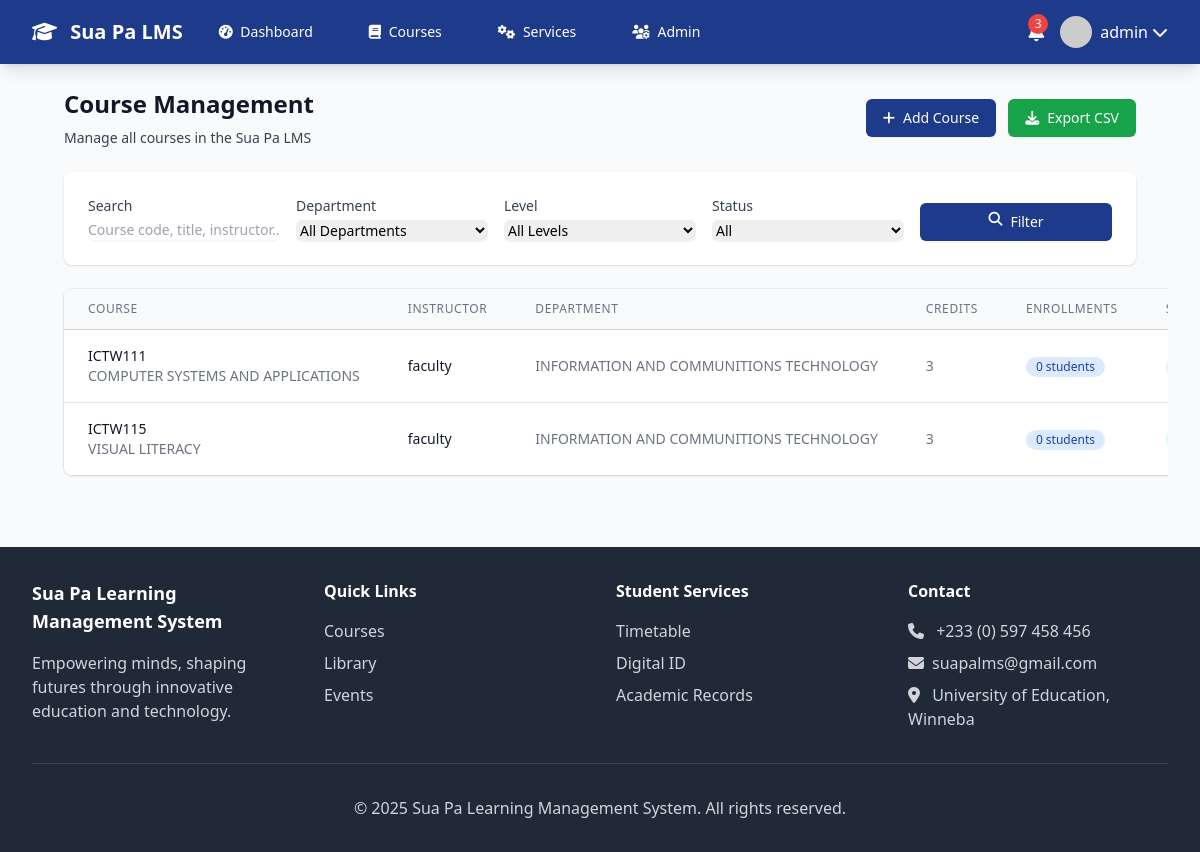
Screenshot of /admin-panel/courses/ (signed in) with the database file from the repository.
### lms/models.py (models this page shows, shortened)
class Course(models.Model):
    COURSE_LEVELS = (
        ('undergraduate', 'Undergraduate'),
        ('postgraduate', 'Postgraduate'),
        ('diploma', 'Diploma'),
        ('certificate', 'Certificate'),
    )
    title = models.CharField(max_length=200)
    code = models.CharField(max_length=20, unique=True)
    description = models.TextField()
    level = models.CharField(max_length=20, choices=COURSE_LEVELS)
    credits = models.IntegerField()
    instructor = models.ForeignKey(
        User, on_delete=models.CASCADE, related_name='taught_courses'
    )
    department = models.ForeignKey(Department, on_delete=models.CASCADE, related_name="courses")
    prerequisites = models.ManyToManyField(
        'self', blank=True, symmetrical=False
    )
    max_students = models.IntegerField(default=50)
    is_active = models.BooleanField(default=True)
    created_at = models.DateTimeField(auto_now_add=True)
    updated_at = models.DateTimeField(auto_now=True)
    class Meta:
        ordering = ['-created_at']

### administration/models.py (models this page shows, shortened)
class Department(models.Model):
    name = models.CharField(max_length=100, unique=True)
    code = models.CharField(max_length=10, unique=True)
    description = models.TextField(blank=True)
    head_of_department = models.ForeignKey(User, on_delete=models.SET_NULL, null=True, blank=True, related_name='headed_departments')
    building = models.CharField(max_length=100)
    phone = models.CharField(max_length=15, blank=True)
    email = models.EmailField(blank=True)
    budget = models.DecimalField(max_digits=12, decimal_places=2, default=0)
    created_at = models.DateTimeField(auto_now_add=True)

### administration/views.py (the view, shortened to what this page needs)
# urls.py: path('courses/', views.CourseManagementView.as_view(), name='course_management'),
class CourseManagementView(LoginRequiredMixin, AdminRequiredMixin, ListView):
    model = Course
    template_name = 'administration/course_management.html'
    context_object_name = 'courses'
    paginate_by = 25
    def get_queryset(self):
        queryset = Course.objects.select_related('instructor', 'department')
        search = self.request.GET.get('search')
        department = self.request.GET.get('department')
        level = self.request.GET.get('level')
        is_active = self.request.GET.get('is_active')
        if department:
            queryset = queryset.filter(department=department)
        if level:
            queryset = queryset.filter(level=level)
        if is_active:
            queryset = queryset.filter(is_active=is_active == 'true')
        return queryset.order_by('code')
    def get_context_data(self, **kwargs):
        context = super().get_context_data(**kwargs)
        context['departments'] = Department.objects.all()
        context['levels'] = Course.LEVEL_CHOICES if hasattr(Course, 'LEVEL_CHOICES') else []
        context['current_filters'] = {
            'search': self.request.GET.get('search', ''),
            'department': self.request.GET.get('department', ''),
            'level': self.request.GET.get('level', ''),
            'is_active': self.request.GET.get('is_active', ''),
        }
        return context

### templates/administration/course_management.html (shortened to what this page needs)
{% extends 'base.html' %}
{% load static %}
{% block content %}
<div class="px-4 sm:px-6 lg:px-8">
  <div class="sm:flex sm:items-center">
    <div class="sm:flex-auto">
      <h1 class="text-2xl font-semibold text-gray-900">Course Management</h1>
      <p class="mt-2 text-sm text-gray-700">
        Manage all courses in the Sua Pa LMS
      </p>
    </div>
    <div class="mt-4 sm:mt-0 sm:ml-16 sm:flex-none space-x-2">
      <a href="{% url 'administration:course_create' %}"
         class="inline-flex items-center justify-center rounded-md border border-transparent bg-uct-blue px-4 py-2 text-sm font-medium text-white shadow-sm hover:bg-blue-700 focus:outline-none focus:ring-2 focus:ring-blue-500 focus:ring-offset-2 sm:w-auto">
        <i class="fas fa-plus mr-2"></i>
        Add Course
      </a>
      <a href="{% url 'administration:export_courses' %}"
         class="inline-flex items-center justify-center rounded-md border border-transparent bg-green-600 px-4 py-2 text-sm font-medium text-white shadow-sm hover:bg-green-700 focus:outline-none focus:ring-2 focus:ring-green-500 focus:ring-offset-2 sm:w-auto">
        <i class="fas fa-download mr-2"></i>
        Export CSV
      </a>
    </div>
  </div>
  <div class="mt-6 bg-white shadow rounded-lg p-6">
    <form method="get" class="grid grid-cols-1 gap-4 sm:grid-cols-2 lg:grid-cols-5">
      <div>
        <label for="search" class="block text-sm font-medium text-gray-700">Search</label>
        <input type="text" name="search" id="search" value="{{ current_filters.search }}"
               placeholder="Course code, title, instructor..."
               class="mt-1 block w-full rounded-md border-gray-300 shadow-sm focus:border-uct-blue focus:ring-uct-blue sm:text-sm">
      </div>
      <div>
        <label for="department" class="block text-sm font-medium text-gray-700">Department</label>
        <select name="department" id="department" class="mt-1 block w-full rounded-md border-gray-300 shadow-sm focus:border-uct-blue focus:ring-uct-blue sm:text-sm">
          <option value="">All Departments</option>
        </select>
      </div>
      <div>
        <label for="level" class="block text-sm font-medium text-gray-700">Level</label>
        <select name="level" id="level" class="mt-1 block w-full rounded-md border-gray-300 shadow-sm focus:border-uct-blue focus:ring-uct-blue sm:text-sm">
          <option value="">All Levels</option>
        </select>
      </div>
      <div>
        <label for="is_active" class="block text-sm font-medium text-gray-700">Status</label>
        <select name="is_active" id="is_active" class="mt-1 block w-full rounded-md border-gray-300 shadow-sm focus:border-uct-blue focus:ring-uct-blue sm:text-sm">
          <option value="">All</option>
        </select>
      </div>
      <div class="flex items-end">
        <button type="submit" class="w-full inline-flex justify-center rounded-md border border-transparent bg-uct-blue px-4 py-2 text-sm font-medium text-white shadow-sm hover:bg-blue-700 focus:outline-none focus:ring-2 focus:ring-blue-500 focus:ring-offset-2">
          <i class="fas fa-search mr-2"></i>
          Filter
        </button>
      </div>
    </form>
  </div>
  <div class="mt-6 flex flex-col">
    <div class="-my-2 -mx-4 overflow-x-auto sm:-mx-6 lg:-mx-8">
      <div class="inline-block min-w-full py-2 align-middle md:px-6 lg:px-8">
        <div class="overflow-hidden shadow ring-1 ring-black ring-opacity-5 md:rounded-lg">
          <table class="min-w-full divide-y divide-gray-300">
            <thead class="bg-gray-50">
              <tr>
                <th scope="col" class="px-6 py-3 text-left text-xs font-medium text-gray-500 uppercase tracking-wider">Course</th>
                <th scope="col" class="px-6 py-3 text-left text-xs font-medium text-gray-500 uppercase tracking-wider">Instructor</th>
                <th scope="col" class="px-6 py-3 text-left text-xs font-medium text-gray-500 uppercase tracking-wider">Department</th>
                <th scope="col" class="px-6 py-3 text-left text-xs font-medium text-gray-500 uppercase tracking-wider">Credits</th>
                <th scope="col" class="px-6 py-3 text-left text-xs font-medium text-gray-500 uppercase tracking-wider">Enrollments</th>
                <th scope="col" class="px-6 py-3 text-left text-xs font-medium text-gray-500 uppercase tracking-wider">Status</th>
              </tr>
            </thead>
            <tbody class="divide-y divide-gray-200 bg-white">
              {% for course in courses %}
                <tr class="hover:bg-gray-50">
                  <td class="px-6 py-4 whitespace-nowrap">
                    <div>
                      <div class="text-sm font-medium text-gray-900">{{ course.code }}</div>
                      <div class="text-sm text-gray-500">{{ course.title|truncatechars:50 }}</div>
                    </div>
                  </td>
                  <td class="px-6 py-4 whitespace-nowrap">
                    <div class="text-sm text-gray-900">
                      {% if course.instructor %}
                        {{ course.instructor.get_full_name|default:course.instructor.username }}
                      {% else %}
                        <span class="text-gray-400">Not assigned</span>
                      {% endif %}
                    </div>
                  </td>
                  <td class="px-6 py-4 whitespace-nowrap text-sm text-gray-500">
                    {% if course.department %}
                      {{ course.department.name }}
                    {% else %}
                      <span class="text-gray-400">Not assigned</span>
                    {% endif %}
                  </td>
                  <td class="px-6 py-4 whitespace-nowrap text-sm text-gray-500">
                    {{ course.credits }}
                  </td>
                  <td class="px-6 py-4 whitespace-nowrap text-sm text-gray-500">
                    <span class="inline-flex items-center px-2.5 py-0.5 rounded-full text-xs font-medium bg-blue-100 text-blue-800">
                      {{ course.enrollment_count|default:0 }} students
                    </span>
                  </td>
                  <td class="px-6 py-4 whitespace-nowrap">
                    {% if course.is_active %}
                      <span class="inline-flex px-2 py-1 text-xs font-semibold rounded-full bg-green-100 text-green-800">
                      </span>
                    {% else %}
                      <span class="inline-flex px-2 py-1 text-xs font-semibold rounded-full bg-red-100 text-red-800">
                        Inactive
                      </span>
                    {% endif %}
                  </td>
                </tr>
              {% empty %}
                <tr>
                  <td colspan="7" class="px-6 py-4 text-center text-gray-500">
                    No courses found matching your criteria.
                  </td>
                </tr>
              {% endfor %}
            </tbody>
          </table>
        </div>
      </div>
    </div>
  </div>
</div>
{% endblock %}

### templates/base.html (shortened to what this page needs)
<!DOCTYPE html>
<html lang="en">
  <head>
    <script src="https://cdn.tailwindcss.com"></script>
    <link
      rel="stylesheet"
      href="https://cdnjs.cloudflare.com/ajax/libs/font-awesome/6.4.0/css/all.min.css"
    />
    {% load static %}
    <link rel="stylesheet" href="{% static 'css/style.css' %}" />
  </head>
  <body class="bg-gray-50">
    <nav class="bg-uct-blue shadow-lg">
      <div class="max-w-7xl mx-auto px-4 sm:px-6 lg:px-8">
        <div class="flex justify-between h-16">
          <div class="flex items-center">
            <div class="flex-shrink-0">
              <a
                href="{% url 'lms:dashboard' %}"
                class="text-white text-xl font-bold"
              >
                <i class="fas fa-graduation-cap mr-2"></i>
                Sua Pa LMS
              </a>
            </div>
            {% if user.is_authenticated %}
            <div class="hidden md:ml-6 md:flex md:space-x-8">
              <a
                href="{% url 'lms:dashboard' %}"
                class="text-white hover:text-uct-gold px-3 py-2 rounded-md text-sm font-medium"
              >
                <i class="fas fa-tachometer-alt mr-1"></i> Dashboard
              </a>
              <a
                href="{% url 'lms:course_list' %}"
                class="text-white hover:text-uct-gold px-3 py-2 rounded-md text-sm font-medium"
              >
                <i class="fas fa-book mr-1"></i> Courses
              </a>
              <a
                href="{% url 'student_services:home' %}"
                class="text-white hover:text-uct-gold px-3 py-2 rounded-md text-sm font-medium"
              >
                <i class="fas fa-cogs mr-1"></i> Services
              </a>
              {% if user.userprofile.is_admin %}
              <a
                href="{% url 'administration:dashboard' %}"
                class="text-white hover:text-uct-gold px-3 py-2 rounded-md text-sm font-medium"
              >
                <i class="fas fa-users-cog mr-1"></i> Admin
              </a>
              {% endif %}
            </div>
            {% endif %}
          </div>
          {% if user.is_authenticated %}
          <div class="flex items-center space-x-4">
            <div class="relative">
              <button class="text-white hover:text-uct-gold">
                <span
                  class="absolute -top-1 -right-1 bg-red-500 text-white text-xs rounded-full h-5 w-5 flex items-center justify-center"
                  >3</span
                >
              </button>
            </div>
            <div class="relative group">
              <button class="flex items-center text-white hover:text-uct-gold">
                <img
                  class="h-8 w-8 rounded-full mr-2"
                  src="{% if user.userprofile.profile_picture %}{{ user.userprofile.profile_picture.url }}{% else %}https://ui-avatars.com/api/?name={{ user.get_full_name|default:user.username }}&background=1e3a8a&color=fff{% endif %}"
                  alt="Profile"
                />
                <span class="hidden md:block"
                  >{{ user.get_full_name|default:user.username }}</span
                >
                <i class="fas fa-chevron-down ml-1"></i>
              </button>
            </div>
          </div>
          {% endif %}
        </div>
      </div>
    </nav>
    <main class="max-w-7xl mx-auto py-6 sm:px-6 lg:px-8">
      {% block content %} {% endblock %}
    </main>
    <footer class="bg-gray-800 text-white mt-12">
      <div class="max-w-7xl mx-auto py-8 px-4 sm:px-6 lg:px-8">
        <div class="grid grid-cols-1 md:grid-cols-4 gap-8">
          <div>
            <h3 class="text-lg font-semibold mb-4">
              Sua Pa Learning Management System
            </h3>
            <p class="text-gray-300">
              Empowering minds, shaping futures through innovative education and
              technology.
            </p>
          </div>
          <div>
            <h4 class="text-md font-semibold mb-4">Quick Links</h4>
            <ul class="space-y-2">
              <li>
                <a
                  href="{% url 'lms:course_list' %}"
                  class="text-gray-300 hover:text-white"
                  >Courses</a
                >
              </li>
              <li>
                <a
                  href="{% url 'student_services:library' %}"
                  class="text-gray-300 hover:text-white"
                  >Library</a
                >
              </li>
              <li>
                <a
                  href="{% url 'student_services:event_list' %}"
                  class="text-gray-300 hover:text-white"
                  >Events</a
                >
              </li>
            </ul>
          </div>
          <div>
            <h4 class="text-md font-semibold mb-4">Student Services</h4>
            <ul class="space-y-2">
              <li>
                <a
                  href="{% url 'student_services:timetable' %}"
                  class="text-gray-300 hover:text-white"
                  >Timetable</a
                >
              </li>
              <li>
                <a
                  href="{% url 'student_services:digital_id' %}"
                  class="text-gray-300 hover:text-white"
                  >Digital ID</a
                >
              </li>
              <li>
                <a
                  href="{% url 'student_services:academic_records' %}"
                  class="text-gray-300 hover:text-white"
                  >Academic Records</a
                >
              </li>
            </ul>
          </div>
          <div>
            <h4 class="text-md font-semibold mb-4">Contact</h4>
            <div class="text-gray-300 space-y-2">
              <p><i class="fas fa-phone mr-2"></i> +233 (0) 597 458 456</p>
              <p><i class="fas fa-envelope mr-2"></i>suapalms@gmail.com</p>
              <p>
                <i class="fas fa-map-marker-alt mr-2"></i> University of Education, Winneba
              </p>
            </div>
          </div>
        </div>
        <div class="border-t border-gray-700 mt-8 pt-8 text-center">
          <p class="text-gray-300">
            &copy; 2025 Sua Pa Learning Management System. All rights reserved.
          </p>
        </div>
      </div>
    </footer>
  </body>
</html>

### rows the page displays
Course: code "ICTW111", title "COMPUTER SYSTEMS AND APPLICATIONS", instructor.get_full_name "faculty", department.name "INFORMATION AND COMMUNITIONS TECHNOLOGY", credits "3", enrollment_count "0"
Course: code "ICTW115", title "VISUAL LITERACY", instructor.get_full_name "faculty", department.name "INFORMATION AND COMMUNITIONS TECHNOLOGY", credits "3", enrollment_count "0"

### other values shown
{{ user.get_full_name|default:user.username }} "admin"
